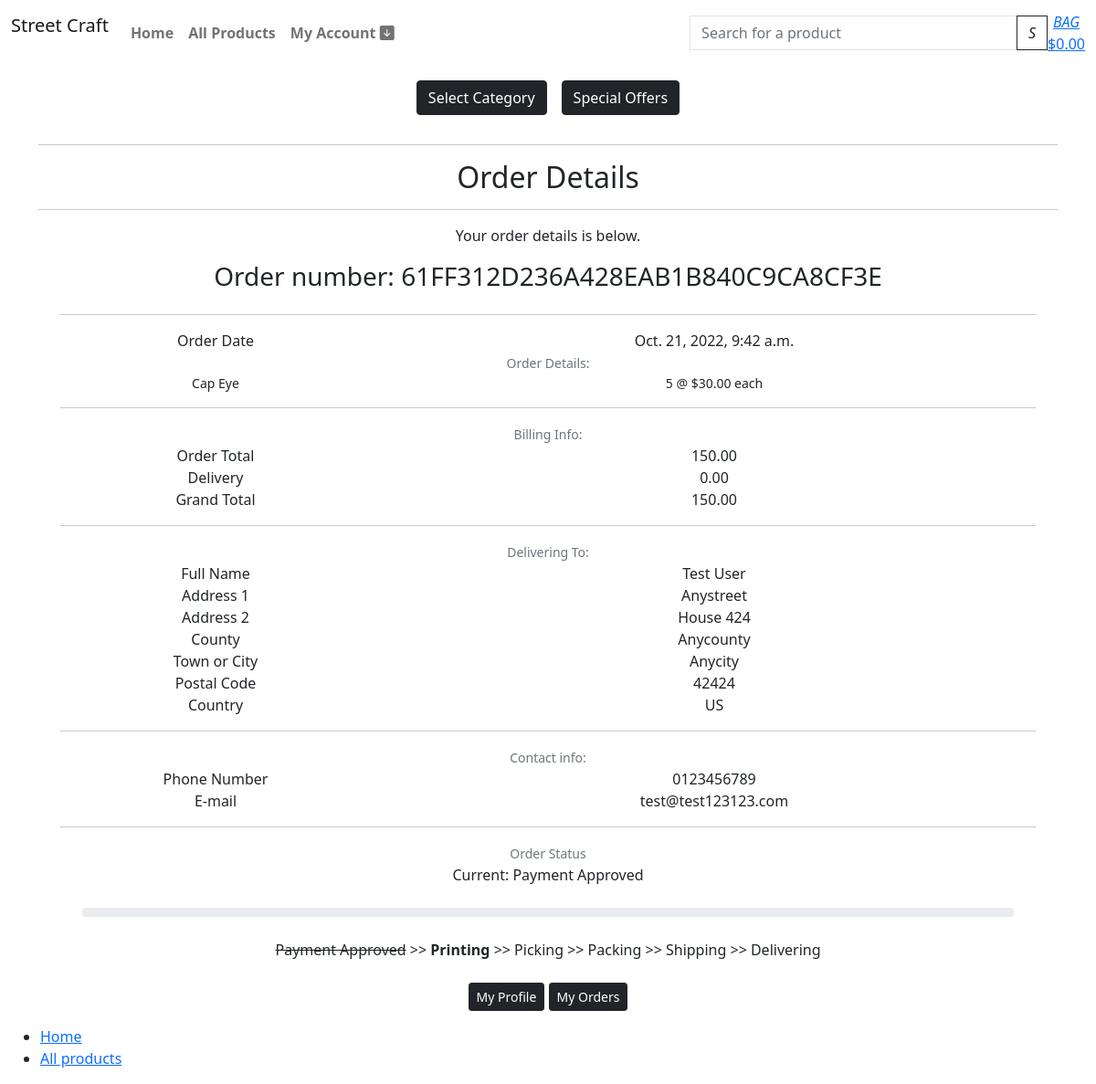
The app's page /profile/order/61FF312D236A428EAB1B840C9CA8CF3E (signed in), older data.
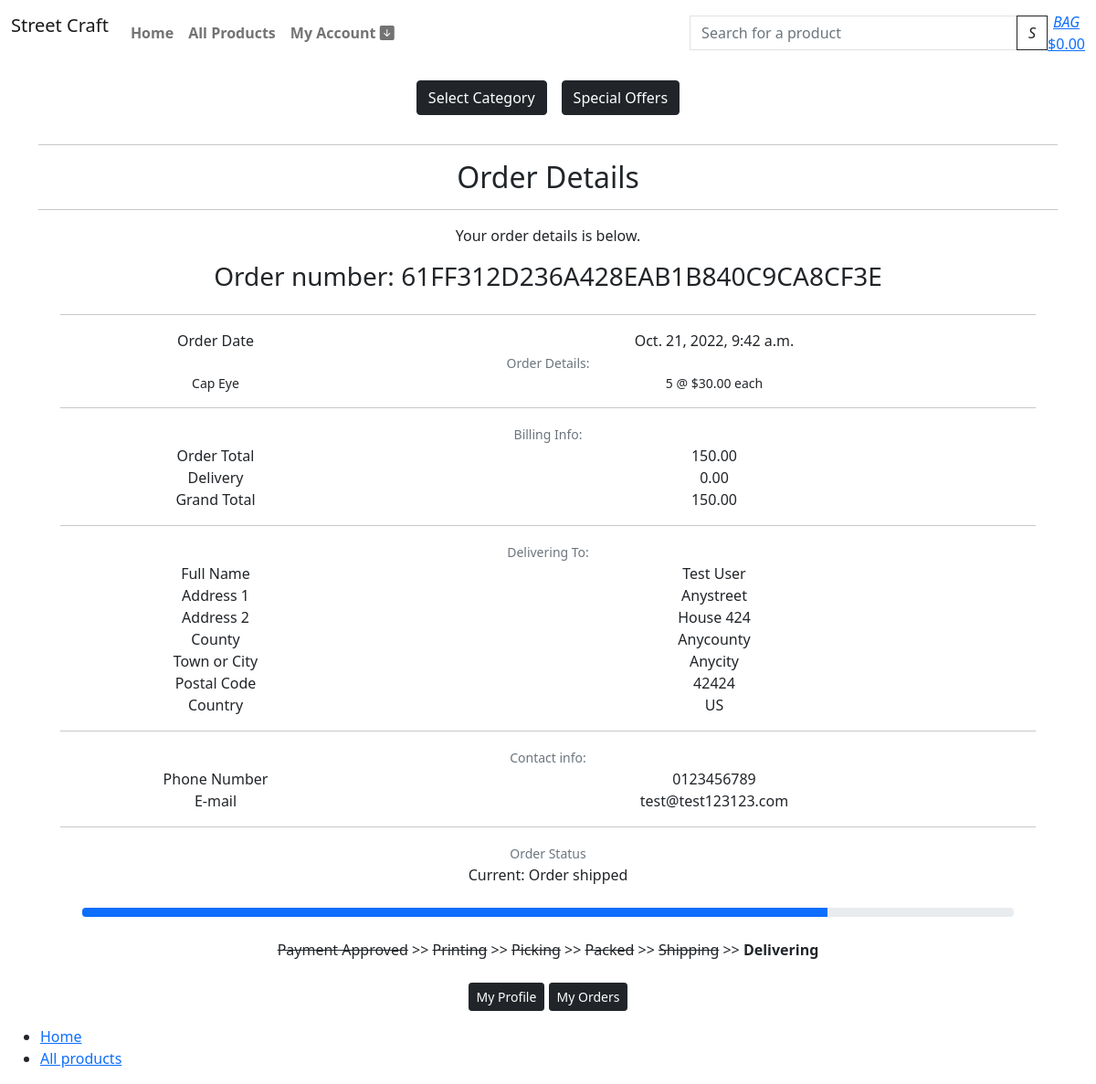
The same page, newer data.
### checkout/models.py (models this page shows, shortened)
class Order(models.Model):
    order_number = models.CharField(max_length=32, null=False, editable=False)
    user_profile = models.ForeignKey(UserProfile, on_delete=models.SET_NULL,
                                     null=True, blank=True, related_name='orders')
    full_name = models.CharField(max_length=50, null=False, blank=False)
    email = models.EmailField(max_length=254, null=False, blank=False)
    phone_number = models.CharField(max_length=20, null=False, blank=False)
    country = CountryField(blank_label='Country *', null=False, blank=False)
    postcode = models.CharField(max_length=20, null=True, blank=True)
    town_or_city = models.CharField(max_length=40, null=False, blank=False)
    street_address1 = models.CharField(max_length=80, null=False, blank=False)
    street_address2 = models.CharField(max_length=80, null=True, blank=True)
    county = models.CharField(max_length=80, null=True, blank=True)
    date = models.DateTimeField(auto_now_add=True)
    delivery_cost = models.DecimalField(max_digits=6, decimal_places=2, null=False, default=0)
    order_total = models.DecimalField(max_digits=10, decimal_places=2, null=False, default=0)
    grand_total = models.DecimalField(max_digits=10, decimal_places=2, null=False, default=0)
    original_bag = models.TextField(null=False, blank=False, default='')
    stripe_pid = models.CharField(max_length=254, null=False, blank=False, default='')
    STATUS_A = 'Payment Approved'
    STATUS_ONE = 'Order sent to separation'
    STATUS_TWO = 'Order picked'
    STATUS_THREE = 'Order packed'
    STATUS_FOUR = 'Order shipped'
    STATUS_FIVE = 'Order delivered'
    ORDER_STATUS = [
        (STATUS_A, 'Payment Approved'),
        (STATUS_ONE, 'Order sent to separation'),
        (STATUS_TWO, 'Order picked'),
        (STATUS_THREE, 'Order packed'),
        (STATUS_FOUR, 'Order shipped'),
        (STATUS_FIVE, 'Order delivered')
        ]
    status = models.CharField(
        max_length=25,
        choices=ORDER_STATUS,
        blank=False, default=STATUS_A
        )

### profiles/views.py (the view, shortened to what this page needs)
# urls.py: path('order/<order_number>', views.OrderDetails.as_view(), name='order_details'),
class OrderDetails(LoginRequiredMixin, View):
    def get(self, request, order_number, *args, **kwargs):
        queryset = Order.objects.all()
        order = get_object_or_404(queryset, order_number=order_number)
        if not request.user.is_superuser:
            if order.user_profile.user == self.request.user:
                return render(request, 'profiles/order_details.html', {
                    "order": order,
                })
            else:
                messages.error(request, mark_safe("""This order wasn't placed
                                        by you.<br/> Check order information
                                        again.<br/> My Account > My Profile >
                                        My Orders"""))
                return HttpResponseRedirect(reverse('home'))
        else:
            return render(request, 'profiles/order_details.html', {
                    "order": order,
                })

### shopbag/contexts.py (called while the page is built, shortened)
def bag_contents(request):
    bag_items = []
    total = 0
    product_count = 0
    bag = request.session.get('bag', {})
    if total < settings.FREE_DELIVERY_THRESHOLD:
        delivery = total * Decimal(settings.STANDARD_DELIVERY_PERCENTAGE / 100)
        free_delivery_delta = settings.FREE_DELIVERY_THRESHOLD - total
    else:
        delivery = 0
        free_delivery_delta = 0
    grand_total = delivery + total
    context = {
        'bag_items': bag_items,
        'total': total,
        'product_count': product_count,
        'delivery': delivery,
        'free_delivery_delta': free_delivery_delta,
        'free_delivery_threshold': settings.FREE_DELIVERY_THRESHOLD,
        'grand_total': grand_total,
    }
    return context

### templates/profiles/order_details.html (shortened to what the changed rows need)
{% extends "base.html" %}
{% load i18n %}
{% block content %}
<div class="container text-center">
    <h2 class="m-2">Order Details</h2>
</div>
<div class="container text-center">
    <div class="row">
        <div class="container text-center">
            <div class="container">
                <div class="row">
                    <h3>Order number: {{ order.order_number }}</h3>
                </div>
                <div class="row">
                    <div class="col-12 col-md-8 text-md-right">
                        <p class="mb-0">{{ order.date }}</p>
                    </div>
                </div>
                <div class="row">
                    <div class="col-12 col-md-8 text-md-right">
                        <p class="mb-0">{{ order.order_total }}</p>
                    </div>
                </div>
                <div class="row">
                    <div class="col-12 col-md-8 text-md-right">
                        <p class="mb-0">{{ order.delivery_cost }}</p>
                    </div>
                </div>
                <div class="row">
                    <div class="col-12 col-md-8 text-md-right">
                        <p class="mb-0">{{ order.grand_total }}</p>
                    </div>
                </div>
                <div class="row">
                    <div class="col-12 col-md-8 text-md-right">
                        <p class="mb-0">{{ order.full_name }}</p>
                    </div>
                </div>
                <div class="row">
                    <div class="col-12 col-md-8 text-md-right">
                        <p class="mb-0">{{ order.street_address1 }}</p>
                    </div>
                </div>
                {% if order.street_address2 %}
                <div class="row">
                    <div class="col-12 col-md-4">
                        <p class="mb-0 text-black font-weight-bold">Address 2</p>
                    </div>
                    <div class="col-12 col-md-8 text-md-right">
                        <p class="mb-0">{{ order.street_address2 }}</p>
                    </div>
                </div>
                {% endif %}
                {% if order.county %}
                <div class="row">
                    <div class="col-12 col-md-4">
                        <p class="mb-0 text-black font-weight-bold">County</p>
                    </div>
                    <div class="col-12 col-md-8 text-md-right">
                        <p class="mb-0">{{ order.county }}</p>
                    </div>
                </div>
                {% endif %}
                <div class="row">
                    <div class="col-12 col-md-8 text-md-right">
                        <p class="mb-0">{{ order.town_or_city }}</p>
                    </div>
                </div>
                {% if order.postcode %}
                <div class="row">
                    <div class="col-12 col-md-4">
                        <p class="mb-0 text-black font-weight-bold">Postal Code</p>
                    </div>
                    <div class="col-12 col-md-8 text-md-right">
                        <p class="mb-0">{{ order.postcode }}</p>
                    </div>
                </div>
                {% endif %}
                <div class="row">
                    <div class="col-12 col-md-8 text-md-right">
                        <p class="mb-0">{{ order.country }}</p>
                    </div>
                </div>
                <div class="row">
                    <div class="col-12 col-md-8 text-md-right">
                        <p class="mb-0">{{ order.phone_number }}</p>
                    </div>
                </div>
                <div class="row">
                    <div class="col-12 col-md-8 text-md-right">
                        <p class="mb-0">{{ order.email }}</p>
                    </div>
                </div>
                <div class="row">
                    <div class="col">
                        <p class="mb-0">Current: {{ order.status }}</p>
                    </div>
                </div>
                <div class="progress m-4" style="height: 10px;">
                    {% if order.status == "Order shipped" %}
                    <div class="progress-bar" role="progressbar" aria-label="Example 20px high" style="width: 80%;" aria-valuenow="25" aria-valuemin="0" aria-valuemax="100"></div>
                    {% endif %}
                </div>
                <div class="row m-4">
                    {% if order.status == "Payment Approved" %}
                        <div><span><del>Payment Approved</del> >> <strong>Printing</strong> >> Picking >> Packing >> Shipping >> Delivering </span></div>
                    {% endif %}
                    {% if order.status == "Order shipped" %}
                    <div><span><del>Payment Approved</del> >> <del>Printing</del> >> <del>Picking</del> >> <del>Packed</del> >> <del>Shipping</del> >> <strong>Delivering</strong></span></div>
                    {% endif %}
                </div>
            </div>
        </div>
    </div>
</div>
{%endblock%}

Row changes from the older to the newer data that the page shows:
changed Order "61FF312D236A428EAB1B840C9CA8CF3E": status "Payment Approved" → "Order shipped"
Text that changed along with them:
text no longer shown: ">> Picking >> Packing >> Shipping >> Delivering"
text now shown: "Picking Packed Shipping Delivering"
